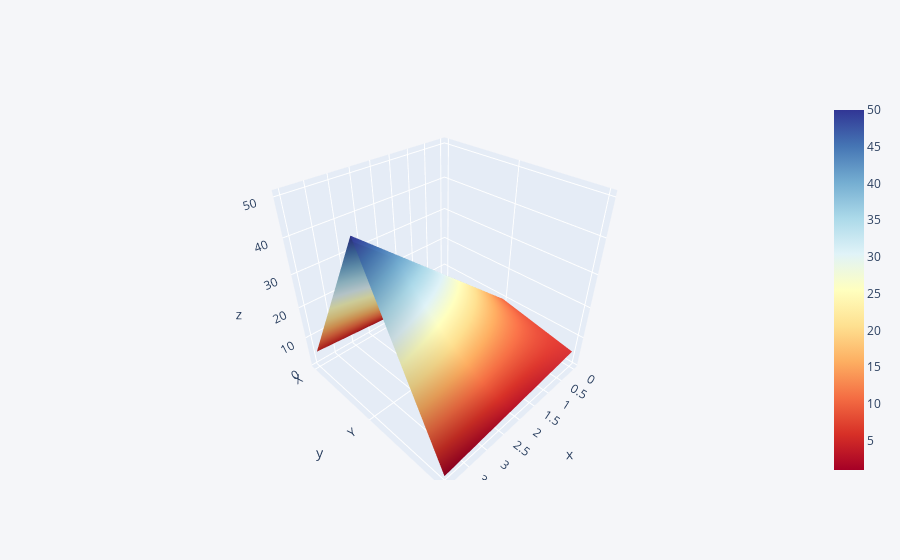

Notebook source saved alongside this figure:
### Code cell
df4=pd.DataFrame({"X":[1,2,3,4,5],"Y":[10,20,30,40,50],"Z":[5,4,3,2,1]})
df4.iplot(kind="surface",colorscale="rdylbu")

### Figure 1 — Plotly figure (JSON) as saved in the notebook; plotly's stock layout.template omitted (floating-point values rounded to 4 significant figures)
{"data": [{"colorscale": [[0, "rgb(165,0,38)"], [0.1, "rgb(215,48,39)"], [0.2, "rgb(244,109,67)"], [0.3, "rgb(253,174,97)"], [0.4, "rgb(254,224,144)"], [0.5, "rgb(255,255,191)"], [0.6, "rgb(224,243,248)"], [0.7, "rgb(171,217,233)"], [0.8, "rgb(116,173,209)"], [0.9, "rgb(69,117,180)"], [1, "rgb(49,54,149)"]], "type": "surface", "x": [0, 1, 2, 3, 4], "y": ["X", "Y", "Z"], "z": [[1, 2, 3, 4, 5], [10, 20, 30, 40, 50], [5, 4, 3, 2, 1]]}], "layout": {"legend": {"bgcolor": "#F5F6F9", "font": {"color": "#4D5663"}}, "paper_bgcolor": "#F5F6F9", "plot_bgcolor": "#F5F6F9", "title": {"font": {"color": "#4D5663"}}, "xaxis": {"gridcolor": "#E1E5ED", "showgrid": true, "tickfont": {"color": "#4D5663"}, "title": {"font": {"color": "#4D5663"}, "text": ""}, "zerolinecolor": "#E1E5ED"}, "yaxis": {"gridcolor": "#E1E5ED", "showgrid": true, "tickfont": {"color": "#4D5663"}, "title": {"font": {"color": "#4D5663"}, "text": ""}, "zerolinecolor": "#E1E5ED"}}}
